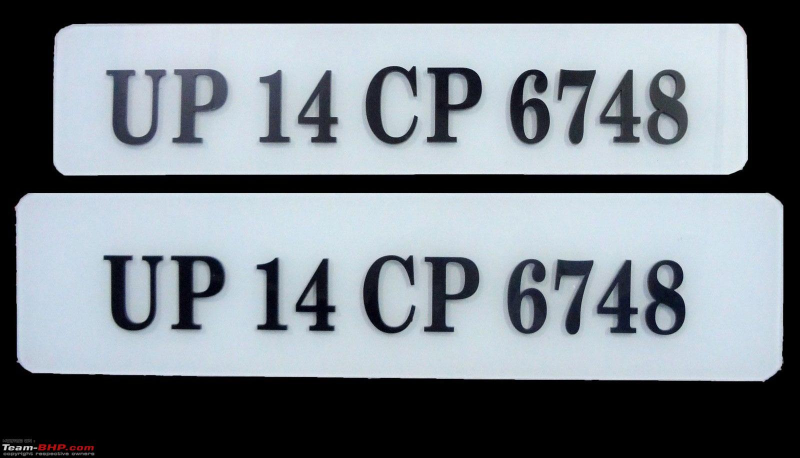
#> input picture test_images/image13.jpg, 1600 x 916 px, given in place of image13.png, which was not available (shown at 1/2 size)
$ python tester.py   (older library calls are emulated)
#> lines starting #> are read from the running program, lines starting #| are printed output that depends on the picture; after the words box and inside, x2 and y2 are one past the last pixel; in counts of white or black regions, pixels touching at a corner belong together; pictures that were not available may be replaced by others from this repository, and a replacement may not be noted

import tempfile
import cv2
import logging
import numpy as np
from PIL import Image
import os
from matplotlib import pyplot as plt
get_ipython().magic('matplotlib inline')
import pytesseract
IMAGE_SIZE = 1800
BINARY_THREHOLD = 180

size = None


def get_size_of_scaled_image(im):
    global size
    if size is None:
        length_x, width_y = im.size
        factor = max(1, int(IMAGE_SIZE / length_x))
        size = factor * length_x, factor * width_y
    return size


def process_image_for_ocr(file_path):
    logging.info('Processing image for text Extraction')
    temp_filename = set_image_dpi(file_path)
#> in set_image_dpi, im is the input picture: PIL image 1600x916 RGB; mean R, G, B 121.4, 129.4, 136.3
    im_new = remove_noise_and_smooth(temp_filename)
    return im_new


def set_image_dpi(file_path):
    im = Image.open(file_path)
    # size = (1800, 1800)
    size = get_size_of_scaled_image(im)
    im_resized = im.resize(size, Image.ANTIALIAS)
    temp_file = tempfile.NamedTemporaryFile(delete=False, suffix='.jpg')
    temp_filename = temp_file.name
    im_resized.save(temp_filename, dpi=(300, 300))  # best for OCR
    return temp_filename


def image_smoothening(img):
    ret1, th1 = cv2.threshold(img, BINARY_THREHOLD, 255, cv2.THRESH_BINARY)
    ret2, th2 = cv2.threshold(th1, 0, 255, cv2.THRESH_BINARY + cv2.THRESH_OTSU)
    blur = cv2.GaussianBlur(th2, (1, 1), 0)
    ret3, th3 = cv2.threshold(blur, 0, 255, cv2.THRESH_BINARY + cv2.THRESH_OTSU)
    return th3


def remove_noise_and_smooth(file_name):
    logging.info('Removing noise and smoothening image')
    img = cv2.imread(file_name, 0)
    filtered = cv2.adaptiveThreshold(img.astype(np.uint8), 255, cv2.ADAPTIVE_THRESH_MEAN_C, cv2.THRESH_BINARY, 41, 3)
    kernel = np.ones((1, 1), np.uint8)
    opening = cv2.morphologyEx(filtered, cv2.MORPH_OPEN, kernel)
    closing = cv2.morphologyEx(opening, cv2.MORPH_CLOSE, kernel)
    img = image_smoothening(img)
    or_image = cv2.bitwise_or(img, closing)
    return or_image
img = os.path.join('image13.png')
yo=process_image_for_ocr(img)
#> in set_image_dpi, `size = get_size_of_scaled_image(im)`: size = (1600, 916)
#> in remove_noise_and_smooth, `filtered = cv2.adaptiveThreshold(img.astype(np.uint8), 255, cv2.ADAPTI..`:
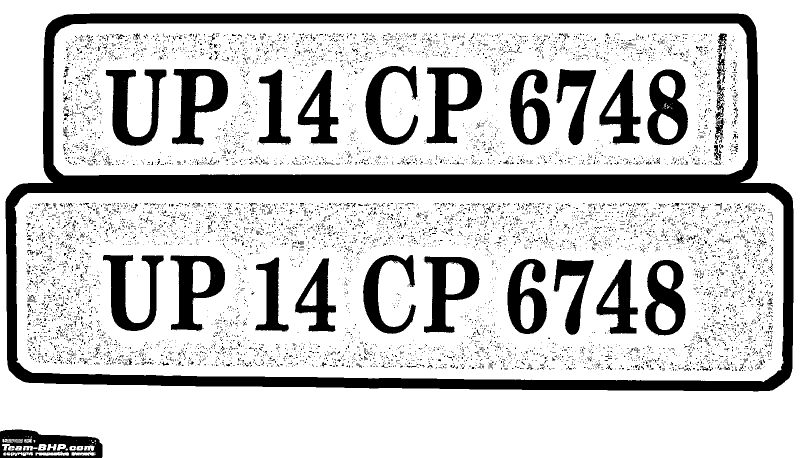
#> filtered: shape (916, 1600) (shown at 1/2 size); 78.6% white; 8725 black regions (8522 under 20 px), largest, box (x1, y1, x2, y2) and area: (11, 27, 1587, 783) 141189, (344, 138, 456, 292) 7994, (853, 135, 964, 287) 7679
#> in image_smoothening, `ret1, th1 = cv2.threshold(img, BINARY_THREHOLD, 255, cv2.THRESH_BINARY)`:
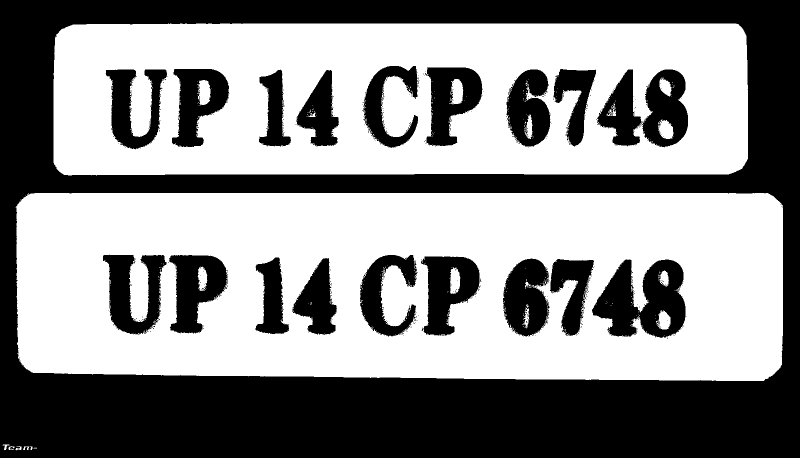
#> th1: shape (916, 1600) (shown at 1/2 size); 55% white; 381 black regions (361 under 20 px), largest, box (x1, y1, x2, y2) and area: (0, 0, 1600, 916) 483810, (1184, 519, 1371, 676) 18237, (338, 510, 456, 667) 11083
#> in image_smoothening, `ret1, th1 = cv2.threshold(img, BINARY_THREHOLD, 255, cv2.THRESH_BINARY)`: ret1 = 180
#> in image_smoothening, `ret2, th2 = cv2.threshold(th1, 0, 255, cv2.THRESH_BINARY + cv2.THRESH_..`: ret2 = 0
#> in remove_noise_and_smooth, `or_image = cv2.bitwise_or(img, closing)`:
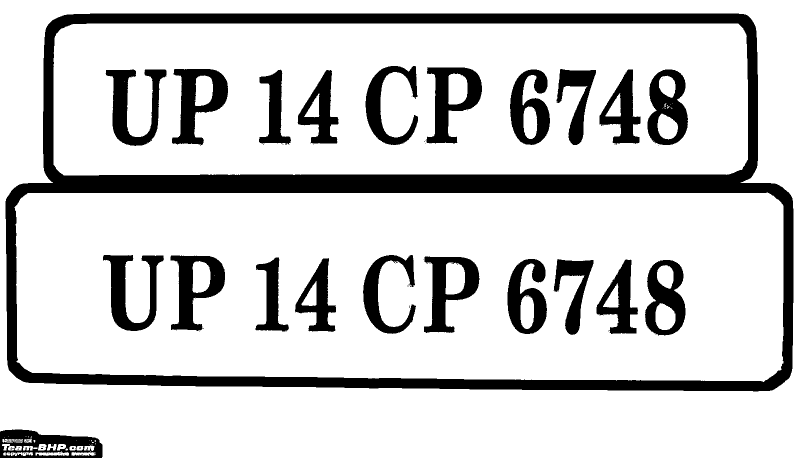
#> or_image: shape (916, 1600) (shown at 1/2 size); 81.4% white; 94 black regions (72 under 20 px), largest, box (x1, y1, x2, y2) and area: (11, 27, 1587, 783) 141189, (344, 138, 456, 292) 7992, (853, 135, 964, 287) 7679
plt.imshow(yo)
pytesseract.tesseract_cmd = '/home/tensorflow-cuda/tesseract-master/tessdata/'
#> (the run stopped early here; a loop or call above may not have finished)
